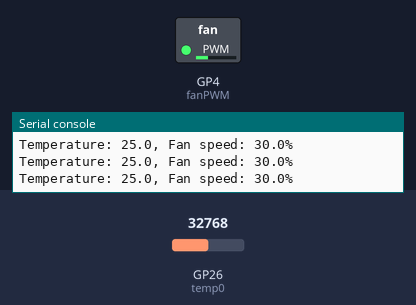
The program below on a simulated Raspberry Pi Pico running MicroPython. Parts: switched loads named in the program (green lamp = pin HIGH), the last lines printed to the serial console. The inputs (shaded band) are chosen by the test bench; at power-on: GP26 (temp0) = 32768 (analog values on the 0–65535 scale). Library files of the repository ran but are not shown: 1 file(s).

Above: at 1.2 s.
1.3 s: GP26 (temp0) set to 7864
At 2.6 s:
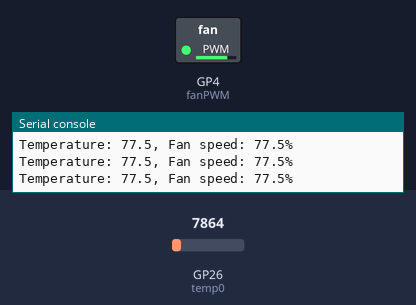
3.0 s: GP26 (temp0) set to 32767
At 3.9 s:
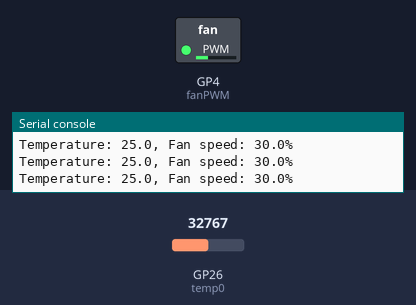
Timing chart, 0 to 6.0 s (numbered marks = the images above; inputs shaded):
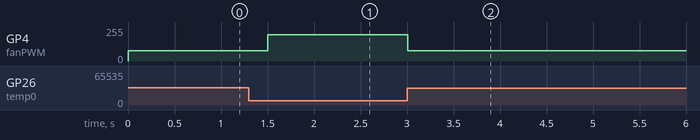

Measured:
- after the input at 1.3 s, GP4 (fanPWM): 76/255 → 198/255 after 0.21 s
- after the input at 3.0 s, GP4 (fanPWM): 198/255 → 76/255 at once

The program:

main.py
```python
# This is your main script.
# This is MicroPython.

# https://stackoverflow.com/questions/20923411/updating-class-variable-within-a-instance-method
# https://micropython-tve.readthedocs.io/en/counter/pyboard/general.html
import sys
print(sys.path)

from machine import Pin, ADC, PWM
import time, math
import sensors


fanTach = Pin(5, Pin.IN)
fanPWM = PWM(Pin(4, Pin.OUT), freq=1000, duty_u16=0)

# initialize Thermistor object
temp0 = sensors.Thermistor(Pin(26, Pin.IN))


# fan and temperature limits
min_temp = 30.0
max_temp = 100.0
min_fanSpeed = 0.3
max_fanSpeed = 1.0


def calculateSpeed(temperature:float) -> float:
    return ((max_fanSpeed - min_fanSpeed) / (max_temp - min_temp)) * (temperature - min_temp) + min_fanSpeed


def main():
    while True:
        temperature = temp0.get()

        if temperature <= min_temp:
            speed = min_fanSpeed
        elif temperature >= max_temp:
            speed = max_fanSpeed
        else:
            speed = calculateSpeed(temperature)

        print(f'Temperature: {temperature:.1f}, Fan speed: {speed * 100:.1f}%')
        fanPWM.duty_u16(int(speed * 65535))
        time.sleep(0.25)
```

sensors.py
```python
import math
from machine import Pin, ADC


class Thermistor:
    def __init__(self, pinObj:Pin):
        self.thermistor = ADC(pinObj)
        # Voltage Divider
        self.V_in = 3.3
        self.R_0 = 10000  # Resistor value

        # Steinhart Constants
        self.A = 0.001129148
        self.B = 0.000234125
        self.C = 0.0000000876741


    def get(self):
        # get voltage value from ADC
        V_read = self.thermistor.read_u16()
        V_out = (3.3 / 65535) * V_read

        # Calculate resistance
        R_t = (V_out * self.R_0) / (self.V_in - V_out)

        # Steinhart - Hart Equation
        temp_K = 1 / ((self.A + (self.B * math.log(R_t))) + (self.C * math.log(R_t) ** 3))

        # Convert from Kelvin to Celsius and return
        return temp_K - 273.15
```
